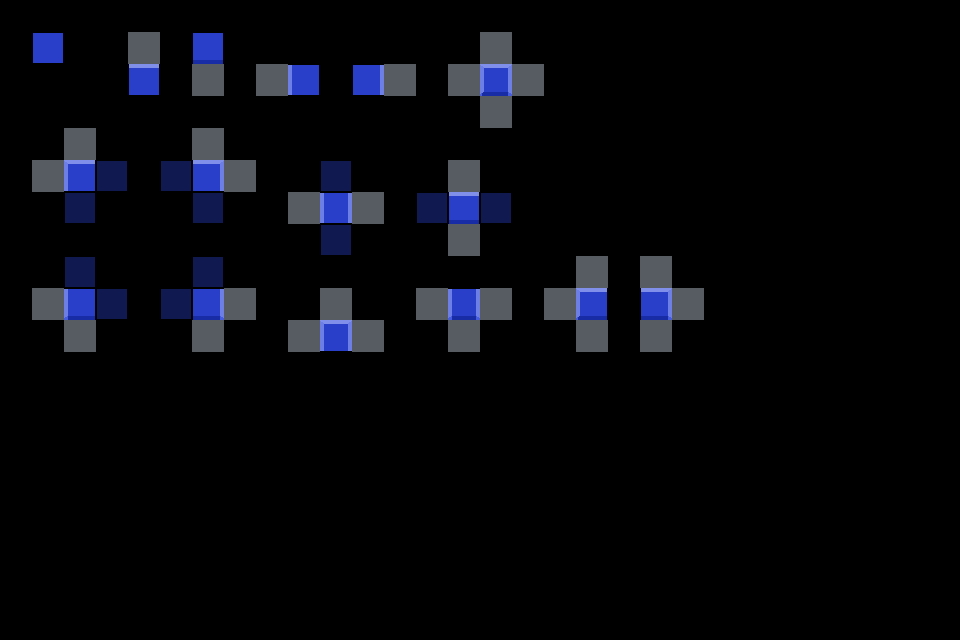

This game map was drawn from its Tiled (.tmx) file and the tilesets committed beside it. A one-line description and the full map source follow:
An orthogonal 30x20 tile map with 32x32 px tiles, 2 tile layers (input_prototype, output_terrain).

<map version="1.10" tiledversion="1.11.1" orientation="orthogonal" renderorder="right-down" width="30" height="20" tilewidth="32" tileheight="32" infinite="0" nextlayerid="4" nextobjectid="1">
 <properties>
  <property name="DeleteTiles" type="bool" value="true" />
 </properties>
 <tileset firstgid="1" source="../blender.tsx" />
 <layer id="1" name="input_prototype" width="30" height="20" opacity="0.4">
  <data encoding="csv">
0,0,0,0,0,0,0,0,0,0,0,0,0,0,0,0,0,0,0,0,0,0,0,0,0,0,0,0,0,0,
0,37,0,0,41,0,37,0,0,0,0,0,0,0,0,41,0,0,0,0,0,0,0,0,0,0,0,0,0,0,
0,0,0,0,37,0,41,0,41,37,0,37,41,0,41,37,41,0,0,0,0,0,0,0,0,0,0,0,0,0,
0,0,0,0,0,0,0,0,0,0,0,0,0,0,0,41,0,0,0,0,0,0,0,0,0,0,0,0,0,0,
0,0,41,0,0,0,41,0,0,0,0,0,0,0,0,0,0,0,0,0,0,0,0,0,0,0,0,0,0,0,
0,41,37,37,0,37,37,41,0,0,37,0,0,0,41,0,0,0,0,0,0,0,0,0,0,0,0,0,0,0,
0,0,37,0,0,0,37,0,0,41,37,41,0,37,37,37,0,0,0,0,0,0,0,0,0,0,0,0,0,0,
0,0,0,0,0,0,0,0,0,0,37,0,0,0,41,0,0,0,0,0,0,0,0,0,0,0,0,0,0,0,
0,0,37,0,0,0,37,0,0,0,0,0,0,0,0,0,0,0,41,0,41,0,0,0,0,0,0,0,0,0,
0,41,37,37,0,37,37,41,0,0,41,0,0,41,37,41,0,41,37,0,37,41,0,0,0,0,0,0,0,0,
0,0,41,0,0,0,41,0,0,41,37,41,0,0,41,0,0,0,41,0,41,0,0,0,0,0,0,0,0,0,
0,0,0,0,0,0,0,0,0,0,0,0,0,0,0,0,0,0,0,0,0,0,0,0,0,0,0,0,0,0,
0,0,0,0,0,0,0,0,0,0,0,0,0,0,0,0,0,0,0,0,0,0,0,0,0,0,0,0,0,0,
0,0,0,0,0,0,0,0,0,0,0,0,0,0,0,0,0,0,0,0,0,0,0,0,0,0,0,0,0,0,
0,0,0,0,0,0,0,0,0,0,0,0,0,0,0,0,0,0,0,0,0,0,0,0,0,0,0,0,0,0,
0,0,0,0,0,0,0,0,0,0,0,0,0,0,0,0,0,0,0,0,0,0,0,0,0,0,0,0,0,0,
0,0,0,0,0,0,0,0,0,0,0,0,0,0,0,0,0,0,0,0,0,0,0,0,0,0,0,0,0,0,
0,0,0,0,0,0,0,0,0,0,0,0,0,0,0,0,0,0,0,0,0,0,0,0,0,0,0,0,0,0,
0,0,0,0,0,0,0,0,0,0,0,0,0,0,0,0,0,0,0,0,0,0,0,0,0,0,0,0,0,0,
0,0,0,0,0,0,0,0,0,0,0,0,0,0,0,0,0,0,0,0,0,0,0,0,0,0,0,0,0,0
</data>
 </layer>
 <layer id="2" name="output_terrain" width="30" height="20">
  <data encoding="csv">
0,0,0,0,0,0,0,0,0,0,0,0,0,0,0,0,0,0,0,0,0,0,0,0,0,0,0,0,0,0,
0,37,0,0,0,0,48,0,0,0,0,0,0,0,0,0,0,0,0,0,0,0,0,0,0,0,0,0,0,0,
0,0,0,0,26,0,0,0,0,36,0,38,0,0,0,1,0,0,0,0,0,0,0,0,0,0,0,0,0,0,
0,0,0,0,0,0,0,0,0,0,0,0,0,0,0,0,0,0,0,0,0,0,0,0,0,0,0,0,0,0,
0,0,0,0,0,0,0,0,0,0,0,0,0,0,0,0,0,0,0,0,0,0,0,0,0,0,0,0,0,0,
0,0,25,0,0,0,27,0,0,0,0,0,0,0,0,0,0,0,0,0,0,0,0,0,0,0,0,0,0,0,
0,0,0,0,0,0,0,0,0,0,34,0,0,0,4,0,0,0,0,0,0,0,0,0,0,0,0,0,0,0,
0,0,0,0,0,0,0,0,0,0,0,0,0,0,0,0,0,0,0,0,0,0,0,0,0,0,0,0,0,0,
0,0,0,0,0,0,0,0,0,0,0,0,0,0,0,0,0,0,0,0,0,0,0,0,0,0,0,0,0,0,
0,0,47,0,0,0,49,0,0,0,0,0,0,0,45,0,0,0,3,0,5,0,0,0,0,0,0,0,0,0,
0,0,0,0,0,0,0,0,0,0,23,0,0,0,0,0,0,0,0,0,0,0,0,0,0,0,0,0,0,0,
0,0,0,0,0,0,0,0,0,0,0,0,0,0,0,0,0,0,0,0,0,0,0,0,0,0,0,0,0,0,
0,0,0,0,0,0,0,0,0,0,0,0,0,0,0,0,0,0,0,0,0,0,0,0,0,0,0,0,0,0,
0,0,0,0,0,0,0,0,0,0,0,0,0,0,0,0,0,0,0,0,0,0,0,0,0,0,0,0,0,0,
0,0,0,0,0,0,0,0,0,0,0,0,0,0,0,0,0,0,0,0,0,0,0,0,0,0,0,0,0,0,
0,0,0,0,0,0,0,0,0,0,0,0,0,0,0,0,0,0,0,0,0,0,0,0,0,0,0,0,0,0,
0,0,0,0,0,0,0,0,0,0,0,0,0,0,0,0,0,0,0,0,0,0,0,0,0,0,0,0,0,0,
0,0,0,0,0,0,0,0,0,0,0,0,0,0,0,0,0,0,0,0,0,0,0,0,0,0,0,0,0,0,
0,0,0,0,0,0,0,0,0,0,0,0,0,0,0,0,0,0,0,0,0,0,0,0,0,0,0,0,0,0,
0,0,0,0,0,0,0,0,0,0,0,0,0,0,0,0,0,0,0,0,0,0,0,0,0,0,0,0,0,0
</data>
 </layer>
</map>